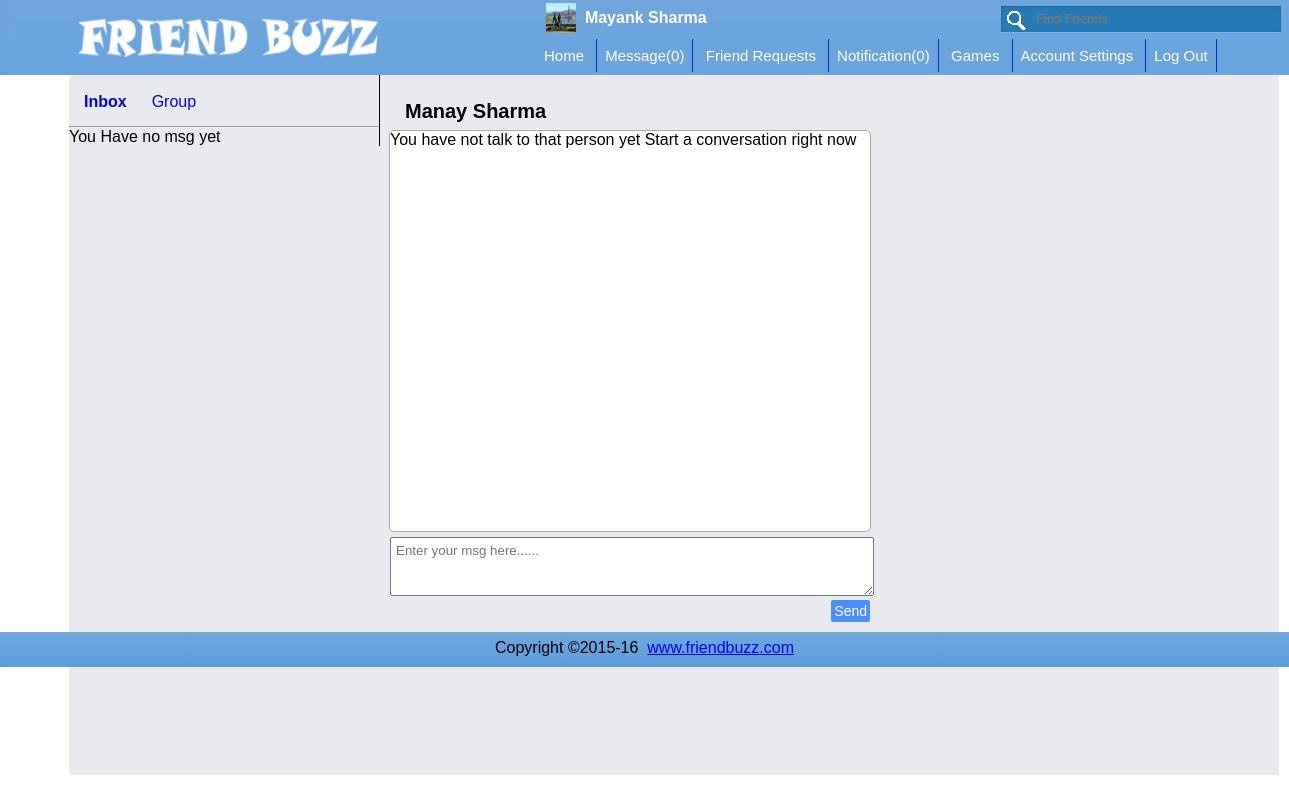
The page /messages.php?u=manay (signed in) on the database its author committed.
### tables this page shows
CREATE TABLE IF NOT EXISTS `user` (
  `id` int(11) NOT NULL,
  `f_name` varchar(100) NOT NULL,
  `l_name` varchar(100) NOT NULL,
  `u_name` varchar(100) NOT NULL,
  `u_email` varchar(100) NOT NULL,
  `u_pass` varchar(100) NOT NULL,
  `u_gen` enum('m','f') NOT NULL,
  `u_country` varchar(50) NOT NULL,
  `u_bir_date` date NOT NULL,
  `signup_date` date NOT NULL,
  `lastlogin_date` date NOT NULL,
  `avatar` varchar(255) NOT NULL,
  `timeline` varchar(255) NOT NULL,
  `ip` varchar(255) NOT NULL,
  `notescheck` datetime NOT NULL
);

### messages.php (the view, shortened to what this page needs)
<?php
include_once("includes/check_login_status.php");
?>
<?php
	$friends = array();
	$friends = array_unique($friends);
	$showuser = "";
	$actualmsg = "";
	$friends = array_values($friends);
	$u = $_GET["u"];
	if(count($friends)===0){
		$showuser = "You Have no msg yet";
	}
	if (!in_array("$u", $friends))
  	{
  	$actualmsg = "You have not talk to that person yet Start a conversation right now";
  	}
?>
<?php
$query = "SELECT f_name,l_name,avatar FROM user WHERE u_name='$u' LIMIT 1";
$queryresult=mysqli_query($db_conx,$query);
$row=mysqli_fetch_assoc($queryresult);
$f_name=$row['f_name'];
$l_name=$row['l_name'];
?>
<!DOCTYPE Html>
<html>
	<head>
        <link rel="stylesheet" type="text/css" href="styles/styles.css">
  	</head>
    <body onload="updateScroll()">
    <?php
		include("includes/header.php");
	?>
    <div id="page_middle" style="height:700px;">
    	<div id="page_middle_content" style="height:700px;">
        	<div id="newmsgbox">
            <div id="msgbox_header">
            	<a class="active" href="messages.php">Inbox</a><a href="groupmessages.php">Group</a>
            </div>
            <hr>
    		<?php
				echo $showuser;
			?>
            </div>
            <div id='msgcenpart'>
         		<div id="messengername">
                <?php echo $f_name; echo ' '; echo $l_name; ?>
                </div>
                <div id="actualmsgbody">
                <?php
					echo $actualmsg;
				?>
                </div>
                <div id="reply">
                <form method="post">
            		<textarea cols="65" rows="3" placeholder="Enter your msg here......" name="msg" required></textarea>
                    <input type="submit" value="Send" name="submit">
                </form>
            	</div>
            </div>
        </div>
  	</div>
	<?php
		include("includes/footer.php");
	?>

### includes/header.php (shortened to what this page needs)
<?php
	include_once("includes/db_conx.php");
	$log_username=$_SESSION['username'];
	$sql="SELECT * from user WHERE u_name='$log_username'";
	$user_query = mysqli_query($db_conx, $sql);
	while ($row = mysqli_fetch_array($user_query, MYSQLI_ASSOC)) {
	$loggeduser_fn = $row["f_name"];
	$loggeduser_ln = $row["l_name"];
	$loggeduser_username = $row["u_name"];
	$loggeduser_profilepic = $row["avatar"];
}
if($loggeduser_profilepic==""){
	$loggedusersprofilepic='<img src="images/default_pic.jpg" width=30px height=30px />';
}else{
	$loggedusersprofilepic='<img src="user/'.$loggeduser_username.'/profilepic/'.$loggeduser_profilepic.'" width=30px height=30px />';
}
?>
<?php
$sql = "SELECT message_id AS messages_unread FROM messages WHERE r_uname = '$log_username' AND timesent > messages_last_seen";
$result = mysqli_query($db_conx , $sql);
$row_count = mysqli_num_rows($result);
?>
<?php $loginLink = '<a href="home.php?u='.$log_username.'">'.$loggeduser_fn.' '.$loggeduser_ln.'</a>' ?>
<?php
	$sql = "SELECT did_read FROM notifications WHERE reciever='$log_username' && did_read='0'";
	$query = mysqli_query($db_conx,$sql);
	$noofrows = mysqli_num_rows($query);
?>
<div id="page_top">
    	<div id="page_top_wrap">
        	<div id="page_top_logo">
        		<img src="images/Friend Buzz logo.png" width="300" height="50" style="float:left">
        	</div>
            <div id="page_top_rest">
            	<div id="search_box_container"><div id="showname"><?php echo $loggedusersprofilepic; ?>&nbsp;&nbsp;<span><?php echo $loginLink; ?></span></div><div id="search_box"><input type="search" placeholder="Find Friends" onsearch="showsearchfriend()" id="findfriend"/><div id="friendlist"></div></div></div>
                <div id="menu">
                	<a href="home.php"> Home </a>
                	<a href="messages.php"> Message(<?php  echo $row_count ?>)</a>
                	<a href="friendrequest.php"> Friend Requests </a>
               	 	<a href="notification.php"> Notification(<?php  echo $noofrows ?>)</a>
                    <a href="game.php"> Games </a>
                	<a href="setting.php?user_verified=false"> Account Settings </a>
                    <a href="logout.php"> Log Out </a>
                </div>
            </div>
        </div>
    </div>

### styles/styles.css (style rules this page uses)
* { margin:0px; padding:0px; font-family:Arial, Helvetica, sans-serif; }
#page_top { background-image:url(../images/menu_bg.png); background-size:100%; height:75px; width:1366px; position:fixed; z-index:1000; }
#page_top > #page_top_wrap { width:1210px; margin:0px auto; height:75px; }
#page_top > #page_top_wrap > #page_top_logo { height:62px; width:360px; float:left; padding-top:13px; }
#page_top > #page_top_wrap > #page_top_rest { width:620px; height:75px; float:right; padding-top:3px; }
#search_box_container { width:742px; height:36px; float:right; color:#ffffff; position:relative; }
#showname { float:left; height:32px; width:240px; }
#showname span { position:relative; top:-10px; font-weight:bold; }
#showname span a { text-decoration:none; color:#FFFFFF; }
#search_box { float:right; position:relative; right:7px; top:3px; }
#search_box input[type="search"] { background:url(../images/search-white1.jpg) no-repeat 0px -1px #267bb6; outline:none; border:0 none; font: bold 12px Arial, Helvetica, sans-serif; width:280px; padding:6px 15px 6px 35px; text-shadow:0px 2px 2px rgba(0,0,,0,0.3); -webkit-box-shadow:0 1px 0 rgba(255,255,255,0.1),0 1px 3px rgba(0,0,0,0.2) inset; -moz-box-shadow:0 1px 0 rgba(255,255,255,0.1),0 1px 3px rgba(0,0,0,0.2) inset; box-shadow:0 1px 0 rgba(255,255,255,0.1),0 1px 3px rgba(0,0,0,0.2) inset; -webkit-transition:all 0.7s ease 0%; -moz-transition:all 0.7s ease 0%; -o-transition:all 0.7s ease 0%; transition:all 0.7s ease 0% }
#menu { width:750px; height:32px; position:relative; left:-2px; float:right; }
#menu a { color:#ffffff; text-decoration:none; font-size:15px; background-repeat:no-repeat; padding-left:8px; padding-top:8px; padding-right:8px; padding-bottom:8px; height:32px; width:100px; position:relative; left:0px; top:8px; display:inline; font-family:Verdana, Geneva, sans-serif; border-right:#03C solid 1px; }
#page_middle { height:auto; background-image:url(../images/background.png); position:absolute; top:75px; }
#page_middle > #page_middle_content { width:1210px; height:auto; position:absolute; margin:0px auto 40px; left:69px; background-color:#E9EAED; min-height:560px; }

### messages.php (style rules this page uses)
#newmsgbox { width:310px; border-right:solid #000000 1px; float:left; max-height:600px; overflow-y:scroll; overflow-x:visible; }
#msgbox_header { padding:15px; padding-top:18px; width:260px; }
#msgbox_header a { margin-right:25px; text-decoration:none; }
.active { font-weight:bold; }
#msgcenpart { float:left; width:500px; height:auto; }
#messengername { margin-top:25px; margin-left:25px; width:280px; height:25px; font-size:20px; font-weight:bold; }
#actualmsgbody { width:480px; height:400px; border:1px solid #AAA; background-color:#FFF; border-radius:5px; margin:5px auto; overflow-y:scroll; }
#reply { margin:2px auto; width:480px; }
#reply textarea { padding:5px; width:472px; height:47px; }
#reply input { float:right; padding:3px; }
input[type="submit"] { -webkit-user-select: none; background: rgb(76, 142, 250); border: 0; border-radius: 2px; box-sizing: border-box; color: #fff; cursor: pointer; float: right; font-size: .875em; margin: 0; padding: 10px 24px; transition: box-shadow 200ms cubic-bezier(0.4, 0, 0.2, 1); }

### rows shown on the page
user: u_name+avatar (picture), f_name "Mayank", l_name "Sharma"
user: f_name "Manay", l_name "Sharma"

### other values the page prints
$row_count "0"
$noofrows "0"
$showuser "You Have no msg yet"
$actualmsg "You have not talk to that person yet Start a conversation right now"
